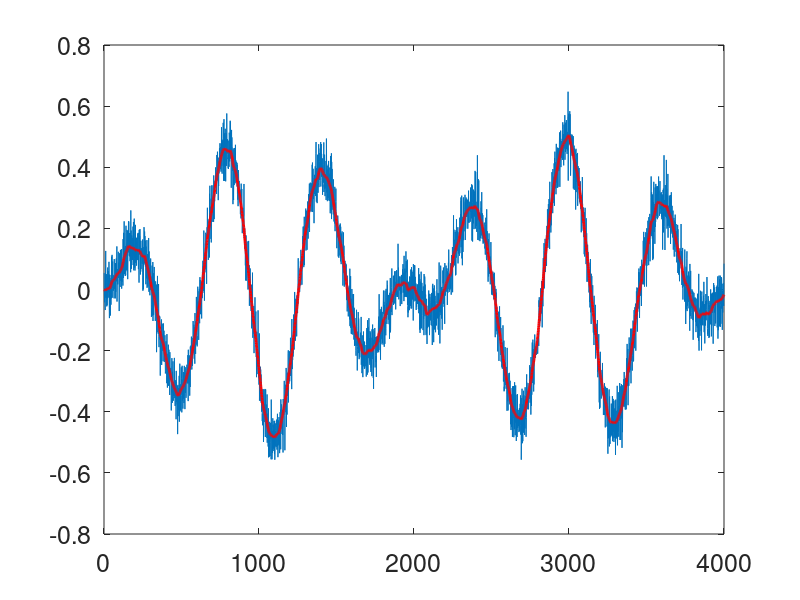

The MATLAB script that drew this image:
clear all
clc
close all

%% Make Corrupted Data
n = 4000;
t = (1:n)'; %matrix(list(range(n)), tc='d')
ex = 0.5 * sin(2*pi/n * t).*sin(0.01 * t);    %0.5 * mul( sin(2*pi/n * t), sin(0.01 * t))
corr = ex + 0.05 * randn(n,1);%ex + 0.05 * normal(n,1)

plot(t,corr)


%% Make the D matrix
D = sparse(n-1,n);
D(:,1:n-1) = -speye(n-1);
D(:,2:n) = D(:,2:n) + speye(n-1);

mu = 100;

%% Build the A = [I; sqrt(mu)D] matrix
A = [speye(n);
     sqrt(mu)*D];
 
b = [corr;
     zeros(n-1,1)];
 
%% Solve the Least-Squares Problem 
Sol = A\b; % or pinv(A)*b

hold on
plot(t,Sol,'r','linewidth',2)

set(gca,'fontsize',18)